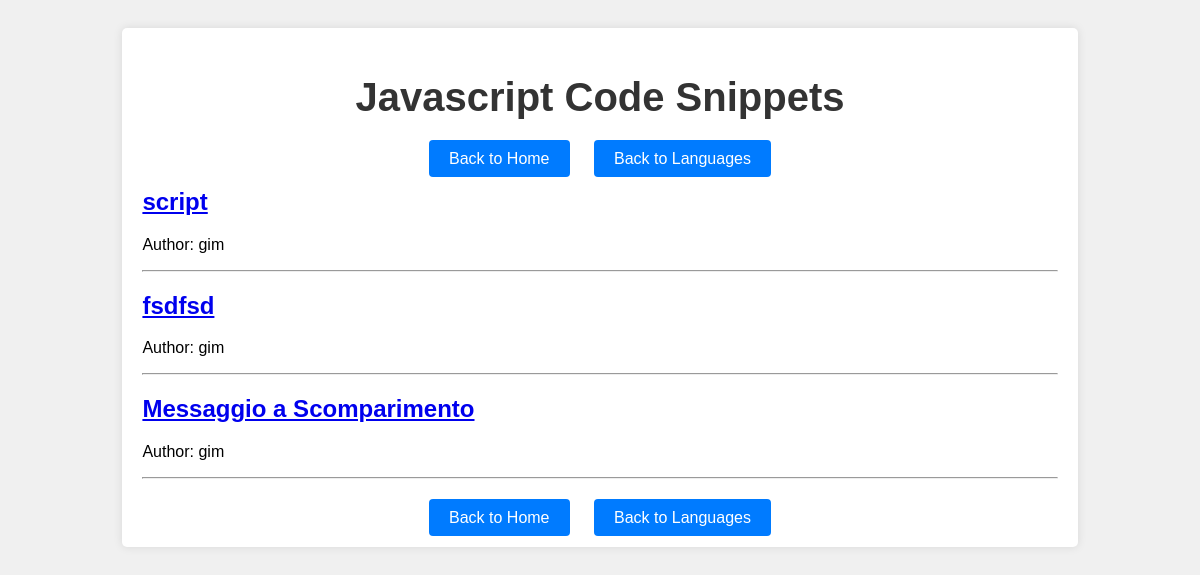
/snippets/languages/javascript/, run on an earlier commit of the app's database.
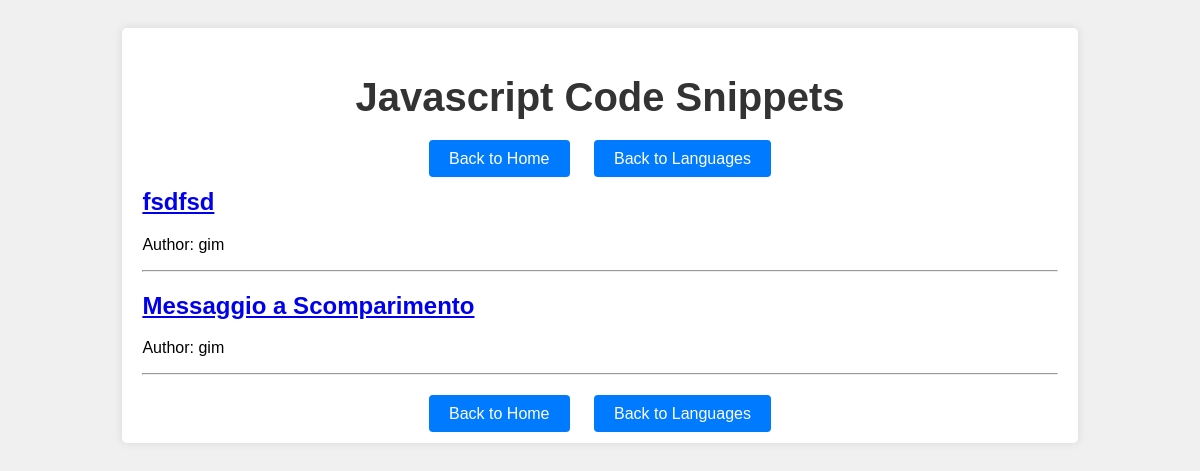
And on a later commit of the database.
### snippets/models.py (models this page shows, shortened)
class Snippet(models.Model):
    title = models.CharField(max_length=255)
    language = models.ForeignKey(Language, related_name='snippets', on_delete=models.CASCADE)
    author = models.ForeignKey(User, related_name='snippets', on_delete=models.CASCADE)
    description = models.TextField()
    description_html = models.TextField(editable=False)
    code = models.TextField()
    highlighted_code = models.TextField(editable=False)
    pub_date = models.DateTimeField(default=timezone.now, editable=False)
    update_date = models.DateTimeField(default=timezone.now, editable=False)
    tags = models.CharField(max_length=255, default='')
    class Meta:
        ordering = ['-pub_date']

### snippets/views/languages.py (the view)
# urls.py: path('languages/<slug:slug>/', LanguageDetailView.as_view(), name='language_detail'),
class LanguageDetailView(DetailView):
    model = Language
    template_name = 'snippets/templates/languages/language_detail.html'
    context_object_name = 'language'
    def get_context_data(self, **kwargs):
        context = super().get_context_data(**kwargs)
        context['snippets'] = self.object.snippets.all()
        return context

### snippets/templates/languages/language_detail.html (shortened to what this page needs)
{% load static %}
<!DOCTYPE html>
<html lang="en">
<head>
    <link rel="stylesheet" href="{% static 'css/snippet_detail.css' %}">
    <link rel="stylesheet" href="{% static 'css/pygments.css' %}">
</head>
<body>
<div class="container">
    <header>
        <h1>{{ language.name }} Code Snippets</h1>
    </header>
    <footer>
        <a href="{% url 'home' %}" class="btn">Back to Home</a>
        <a href="{% url 'language_list' %}" class="btn">Back to Languages</a>
    </footer>
    <main>
        {% for snippet in snippets %}
            <div class="snippet">
                <div class="snippet-title">
                    <h2><a href="{% url 'snippet_detail' snippet.pk %}">{{ snippet.title }}</a></h2>
                </div>
                <div class="snippet-meta">
                    <p>Author: {{ snippet.author }}</p>
                </div>
                <hr>
            </div>
        {% endfor %}
    </main>
    <footer>
        <a href="{% url 'home' %}" class="btn">Back to Home</a>
        <a href="{% url 'language_list' %}" class="btn">Back to Languages</a>
    </footer>
</div>
</body>
</html>

What changed in the data, as far as the page shows it:
no longer on this page (row edited): Snippet: title "script", author "gim"
